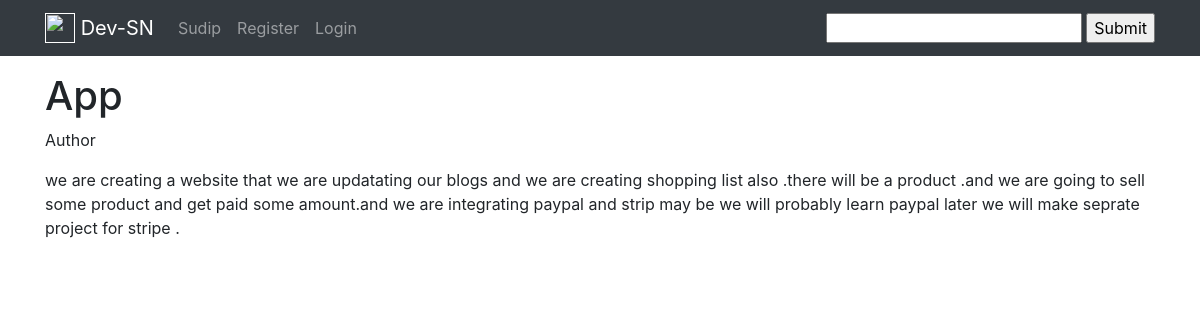
Screenshot of /articles/app/ with the database file from the repository.
### articles/models.py (models this page shows, shortened)
class Article(models.Model):
    user      =models.ForeignKey(User,blank=True,null=True,on_delete=models.SET_NULL)
    title     =models.CharField(max_length=120)
    slug      =models.SlugField(unique=True,blank=True,null=True)
    content   =models.TextField()
    timestamp =models.DateTimeField(auto_now_add=True)
    updated   =models.DateTimeField(auto_now = True)
    publish   =models.DateField(auto_now_add= True,auto_now =False,null =True,blank =True)
    objects = ArticleManager()

### articles/views.py (the view)
# urls.py: path('<slug:slug>/', article_detail_view, name='detail')
def article_detail_view(request, slug=None):
    article_obj = None
    if slug is not None:
        try:
            article_obj = Article.objects.get(slug=slug)
        except Article.DoesNotExist:
            raise Http404
        except Article.MultipleObjectsReturned:
            article_obj = Article.objects.filter(slug=slug).first()
        except:
            raise Http404
    context = {
        "object": article_obj,
    }
    return render(request, "articles/detail.html", context=context)

### articles/models.py (called while the page is built)
    def get_queryset(self):
        return ArticleQuerySet(self.model,using=self._db)

### templates/articles/detail.html
{% extends "base/base.html" %}
{% block content %}
<h1>{{ object.title }}</h1>
<p>Author {{ object.user.username }}
<p>{{ object.content }}</p>
{% endblock content %}

### rows the page displays
Article: title "App", content "we are creating a website that we are updatating our blogs and we are creating shopping list also .there will be a product .and we are going to sell some product and get paid some amount.and we are integrating paypal and strip may be we will probably learn paypal later we will make seprate project for stripe ."

### other values shown
{{ brand_name }} "Dev-SN"
